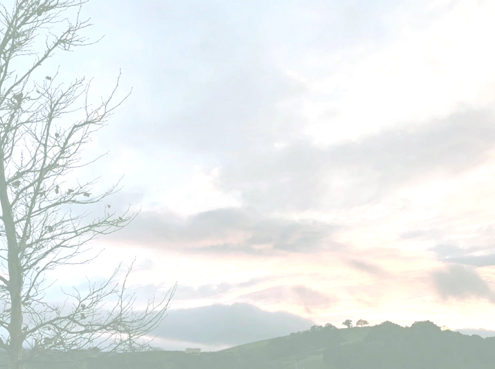
#> input picture brightImg.png, 495 x 369 px
$ python log.py
#> lines starting #> are read from the running program, lines starting #| are printed output that depends on the picture

import cv2
import numpy as np

# Read an image
image = cv2.imread('brightImg.png')
#> image is the input picture: shape (369, 495, 3); mean B, G, R 233.8, 234.1, 229.3

# Apply log transformation method
c = 255 / np.log(1 + np.max(image))
#> c = 45.99
log_image = c * (np.log(image + 1))
#> log_image: shape (369, 495, 3) float16; 22.75% of the values are NaN or infinite; the others: min 230.8, max 255, mean 249.1

# Specify the data type so that
# float value will be converted to int
log_image = np.array(log_image, dtype = np.uint8)
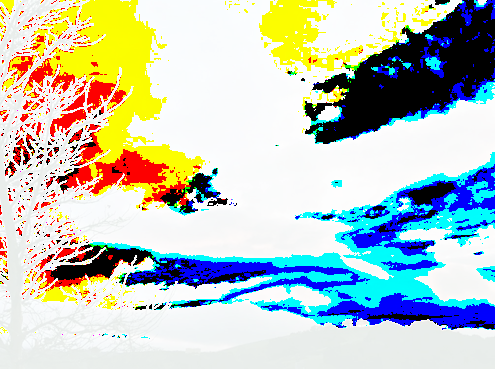
#> log_image: shape (369, 495, 3); mean B, G, R 189.6, 198.3, 188.4

# Display both images

cv2.imshow("log_darkImg", log_image)
cv2.waitKey(0)
#cv2.imwrite("after_lightImg.png", log_image)
